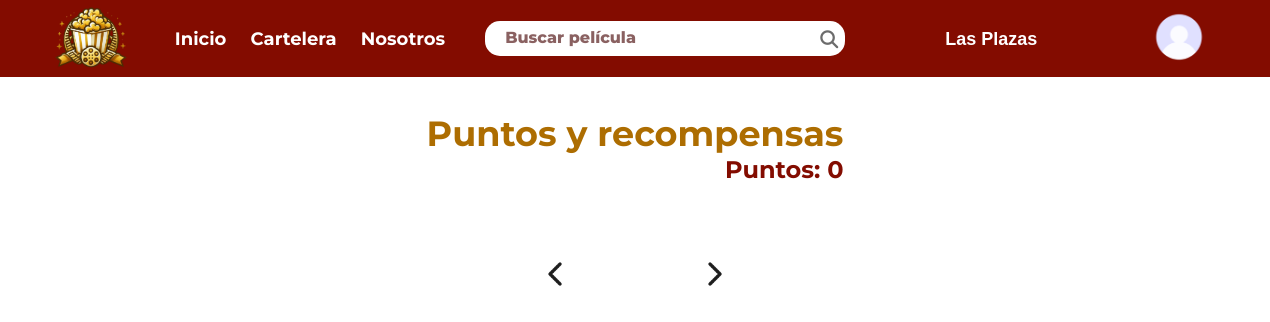
Page /php_html/recompensas.php (signed in) on the earlier database version.
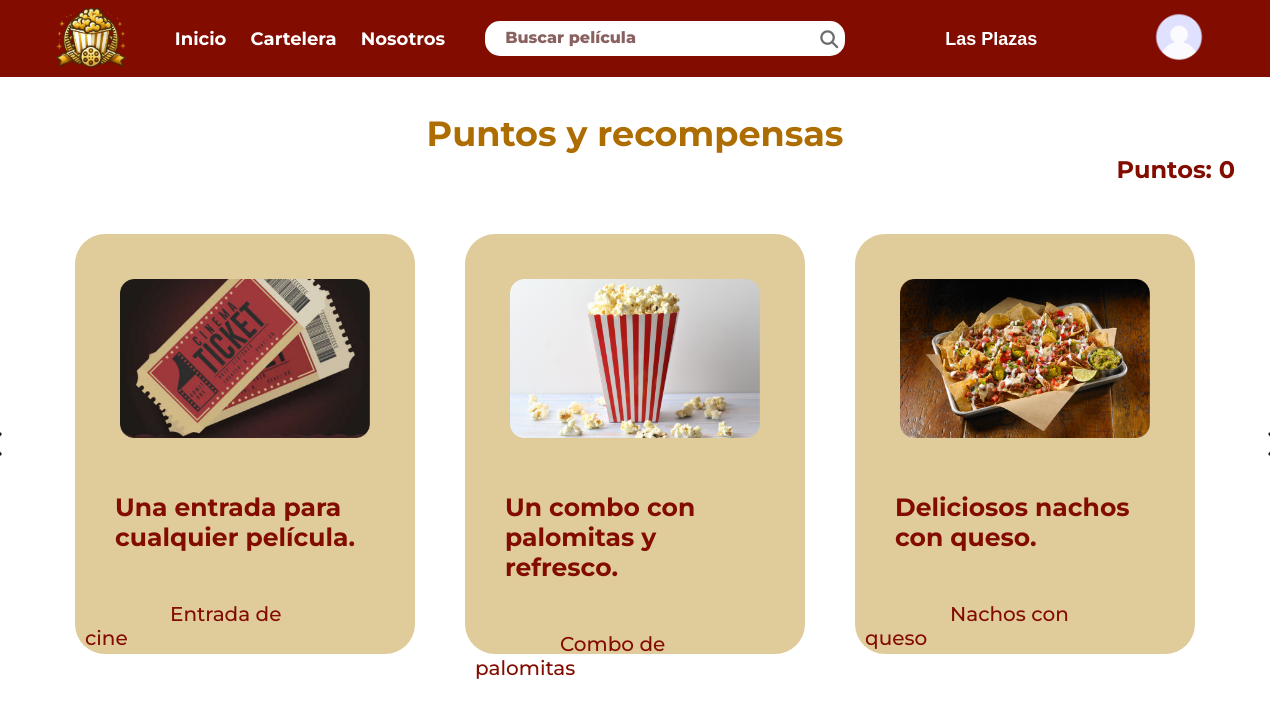
Same page on the later database version.
### tables this page shows
CREATE TABLE `usuarios` (
  `id_usuario` int(11) NOT NULL,
  `usuario` varchar(50) NOT NULL,
  `contraseña` varchar(50) NOT NULL,
  `nombre` varchar(50) DEFAULT NULL,
  `apellidos` varchar(50) DEFAULT NULL,
  `imagen` varchar(255) DEFAULT NULL,
  `puntos` int(255) DEFAULT 0,
  `correo` varchar(255) DEFAULT NULL
);

CREATE TABLE `recompensas` (
  `id_recompensas` int(11) NOT NULL,
  `nombre` varchar(100) NOT NULL,
  `costo` int(11) NOT NULL,
  `descripcion` text DEFAULT NULL,
  `imagen` varchar(255) DEFAULT NULL
);

### php_funcion/cargar_puntos.php (called while the page is built, shortened)
<?php
require_once('../php_funcion/database.php');
if (isset($_SESSION['user_id'])) {
    $user_id = $_SESSION['user_id'];
    $sql = "SELECT puntos FROM usuarios WHERE id_usuario = ?";
    $stmt = $conn->prepare($sql);
    $stmt->bind_param("i", $user_id);
    $stmt->execute();
    $result = $stmt->get_result();
    if ($result->num_rows === 1) {
        $row = $result->fetch_assoc();
        $puntos = $row['puntos'];
    }
}
?>

### php_funcion/cargar_recompensas.php (the view, shortened to what this page needs)
<?php
require_once('database.php');
$sql = "SELECT nombre, imagen, costo, descripcion FROM recompensas";
$result = $conn->query($sql);
$recompensas_mostradas = [];
while ($row = $result->fetch_assoc()) {
    if (!in_array($row['nombre'], $recompensas_mostradas)) {
        echo '<div class="elemento">';
        echo '<img class="recompensa" src="' . htmlspecialchars($row['imagen']) . '" alt="' . htmlspecialchars($row['nombre']) . '">';
        echo '<p>' . htmlspecialchars($row['descripcion']) . '</p>';
        echo '<a>' . htmlspecialchars($row['nombre']) . '</a>';
        echo '</div>';
        $recompensas_mostradas[] = $row['nombre'];
    }
}
?>

### php_html/recompensas.php (shortened to what this page needs)
<!DOCTYPE html>
<html lang="en">
<head>
    <link href="https://cdnjs.cloudflare.com/ajax/libs/font-awesome/6.6.0/css/all.min.css" rel="stylesheet">
    <link rel="stylesheet" href="../CSS/style.css">
    <link rel="stylesheet" href="../CSS/style_recompensas.css">
</head>
<body>
    <?php
        include('header.php');
        include('../php_funcion/cargar_puntos.php');
    ?>
    <div class="container-rewards">
        <main>
            <section>
                <h1>Puntos y recompensas</h1>
                <h2>Puntos: <?= htmlspecialchars($puntos) ?></h2>
                <div class="carrusel">
                    <div class="flechas">
                        <img src="../image/recompensas/Chevron left.png" alt="flecha izquierda">
                    </div>
                    <div class="tarjetas-container">
                        <?php include('../php_funcion/cargar_recompensas.php'); ?>
                    </div>
                    <div class="flechas">
                        <img src="../image/recompensas/Chevron right.png" alt="flecha derecha">
                    </div>
                </div>
            </section>
        </main>
    </div>
</body>
</html>

### php_html/header.php (shortened to what this page needs)
<?php
$cine_seleccionado = $_GET['selection_places'] ?? $_POST['selection_places'] ?? 'plazas';
?>
<header class="header">
    <div class="nav-container">
        <div class="logo">
            <img src="/proyectoCine/image/logo_cineplus.png" alt="logo cineplus">
        </div>
        <nav class="nav-left">
            <ul>
                <li><a href="/proyectoCine/php_html/landingSesionAbierta.php">Inicio</a></li>
                <li><a href="/proyectoCine/php_html/carteleraForjadores.php?selection_places=<?php echo urlencode($cine_seleccionado); ?>">Cartelera</a></li>
                <li><a href="/proyectoCine/php_html/nosotros.php">Nosotros</a></li>
            </ul>
        </nav>
        <div class="search-container">
            <input type="search" id="site-search" class="search" placeholder="Buscar película" />
            <i class="fa-solid fa-magnifying-glass"></i>
        </div>
        <div class="select_places">
            <form method="GET" action="/proyectoCine/php_html/carteleraForjadores.php" id="cineForm">
                <select class="places" name="selection_places" id="places" onchange="document.getElementById('cineForm').submit();">
                    <option value="plazas" <?php echo ($cine_seleccionado == 'plazas') ? 'selected' : ''; ?>>Las Plazas</option>
                </select>
            </form>
        </div>
        <div class="profile">
            <div class="profile-icon">
                <img src="/proyectoCine/image/profile.png" alt="Profile Image">
            </div>
        </div>
    </div>
</header>

### CSS/style.css (style rules this page uses)
* { margin: 0; box-sizing: border-box; }
body { background-color: #ffffff; font-family: "Montserrat", sans-serif; background-color: #ffffff; font-family: "Montserrat", sans-serif; min-height: 100vh; overflow-y: auto; }
.header { background-color: #830c00; padding: 5px 0; width: 100%; }
.search::placeholder { color: rgba(88, 30, 30, 0.7); font-family: "Montserrat", sans-serif; font-size: 16px; font-weight: 800; }
.nav-container { display: flex; align-items: center; white-space: nowrap; justify-content: center; width: 100%; }
.logo img { width: 79px; height: auto; margin-right: -35px; }
.nav-left { display: flex; margin-left: 20px; padding: 10px; }
.nav-left li { list-style-type: none; display: inline-block; padding: 10px; }
.nav-left li a { text-decoration: none; color: rgb(255, 255, 255); font-weight: 700; font-size: 18px; }
.search-container { position: relative; display: flex; }
.search { border-radius: 15px; padding: 10px 20px; width: 360px; margin-left: 20px; border: none; }
.search-container i { margin: 10px 355px; position: absolute; font-size: 18px; color: #6c6c6c; }
.places { padding: 10px 30px 10px 10px; margin-left: 90px; background-color: #830c00; color: #ffffff; border: none; font-size: 18px; font-weight: 700; outline: none; border-radius: 0px; appearance: none; width: auto; }
.places::after { content: "▼"; font-size: 12px; color: #ffffff; padding-left: 10px; }
input::placeholder { color: #830c00; font-family: "Montserrat", sans-serif; font-size: 16px; font-weight: 800; }
.profile { position: relative; display: inline-block; margin-left: 40px; margin-right: 10px; }
.profile-icon img { width: 60px; height: 60px; cursor: pointer; margin-left: 40px; }

### CSS/style_recompensas.css (style rules this page uses)
.container-rewards { display: flex; flex-direction: column; align-items: center; gap: 20px; }
h1 { display: flex; font-size: 35px; justify-content: center; margin-top: 35px; color: #AD6D01; }
h2 { display: flex; flex-direction: column; text-align: right; gap: 20px; color: #830C00; }
.carrusel { display: flex; align-items: center; justify-content: center; margin-top: 50px; gap: 40px; overflow: visible; position: relative; width: 100%; max-width: 1200px; }
.tarjetas-container { display: flex; justify-content: center; gap: 50px; flex-wrap: nowrap; }
.elemento { flex: none; background-color: #E0CB9B; width: 340px; height: 420px; border-radius: 30px; padding: 10px; box-sizing: border-box; margin: 0; }
.carrusel .flechas { margin: 20px; display: flex; }
.flechas img { justify-content: center; width: 40px; height: auto; }
.recompensa { margin: 35px; width: 250px; height: auto; margin-bottom: 20px; }
.elemento p { padding: 30px; margin-bottom: 20px; font-weight: 700; font-size: 25px; color: #830c00; }
.elemento a { margin: 85px; font-weight: 500; font-size: 20px; color: #830c00; }

Differences in the rows shown:
added recompensas: imagen (picture), descripcion "Una entrada para cualquier película.", nombre "Entrada de cine"
added recompensas: imagen (picture), descripcion "Un combo con palomitas y refresco.", nombre "Combo de palomitas"
added recompensas: imagen (picture), descripcion "Deliciosos nachos con queso.", nombre "Nachos con queso"
